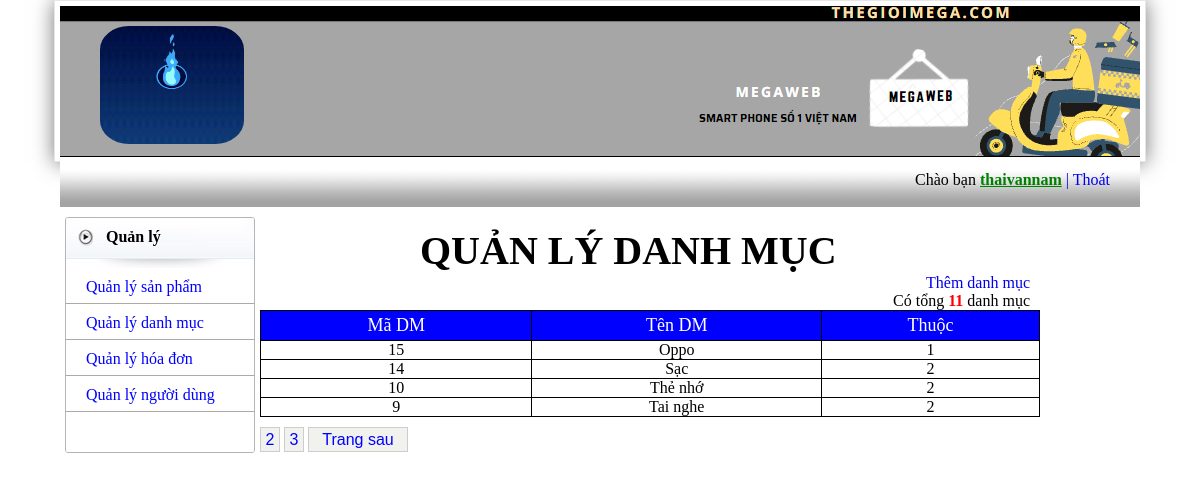
Page /admin/admin.php?admin=hienthidm (signed in) on the committed database.
### tables this page shows
CREATE TABLE `danhmuc` (
  `madm` int(11) NOT NULL,
  `tendm` varchar(50) NOT NULL,
  `dequi` int(11) NOT NULL
);

### admin/danhmuc.php (the view, shortened to what this page needs)
<!DOCTYPE html PUBLIC "-//W3C//DTD XHTML 1.0 Transitional//EN" "http://www.w3.org/TR/xhtml1/DTD/xhtml1-transitional.dtd">
<html xmlns="http://www.w3.org/1999/xhtml">
<head>
<link rel="stylesheet" href="css/hienthi_sp.css" />
</head>
<?php
		include ('../include/connect.php');
		$select = "select * from danhmuc";
		$query = mysqli_query($mysqli,$select);
		$dem = mysqli_num_rows($query);
?>
<div class="quanlysp">
	<h3>QUẢN LÝ DANH MỤC</h3>
<a href='?admin=themdm' >Thêm danh mục</a><br>
	<p>Có tổng <font color=red><b><?php echo $dem ?></b></font> danh mục</p>
</div>
<form action="" method="post" name="frmTest" onsubmit="if(CheckForm() == false) return false">
	<table align="center" border="0">
        <tr class="tieude_hienthi_sp">
        	<td>Mã DM</td>
           <td> Tên DM</td>
            <td>Thuộc </td>
        </tr>
		<?php
		if(!isset($_GET['page'])){
		$page = 1;
		} else {
		$page = $_GET['page'];
		}
		$max_results = 4;
		$from = (($page * $max_results) - $max_results);
		$sql = mysqli_query($mysqli,"SELECT * FROM danhmuc ORDER by madm DESC  LIMIT $from, $max_results");
    if($dem > 0)
        while ($bien = mysqli_fetch_array($sql))
        {
?>
<tr class='noidung_hienthi_sp'>
                <td class="masp_hienthi_sp"><?php  echo $bien['madm'] ?></td>
				<td class="sl_hienthi_sp"><?php echo $bien['tendm'] ?></td>
				<td class="sl_hienthi_sp"><?php echo $bien['dequi'] ?></td>
            </tr>
<?php
    }
    else echo "<tr><td colspan='6'>Không có sản phẩm trong CSDL</td></tr>";
?>
</table>
</form>
	<div id="phantrang_sp">
	<?php
			$result = mysqli_query($mysqli,"SELECT COUNT(*) as total FROM danhmuc");
			$row = mysqli_fetch_assoc($result);
			$total_results = $row['total'];
			$total_pages = ceil($total_results / $max_results);
			for($i = 1; $i <= $total_pages; $i++){
			if(($page) == $i){
				if($i>1) {
						echo "$i&nbsp;";  }
			} else {
			echo "<a href=\"".$_SERVER['PHP_SELF']."?admin=hienthidm&page=$i\"><button class='so'>$i</button></a>&nbsp;";
			}
			}
			if($page < $total_pages){
			$next = ($page + 1);
			echo "<a href=\"".$_SERVER['PHP_SELF']."?admin=hienthidm&page=$next\"><button class='trang'>Trang sau</button></a>";
			}
	?>
	</div>

### admin/css/admin1.css (style rules this page uses)
* { margin: 0; padding: 0; }
table { margin: 0; padding: 0; text-indent: 0; }
body { font-family: tahoma; }
a { text-decoration: none; }

### admin/css/hienthi_sp.css (style rules this page uses)
.quanlysp { padding: 10px 10px; }
.quanlysp h3 { font-size: 40px; padding-left: 150px; }
.quanlysp a { float: right; }
.quanlysp p { float: right; }
table { text-align: center; width: 780px; height: auto; border-collapse: collapse; }
tr td { border: 1px solid black; }
tr.tieude_hienthi_sp td { color: white; background: blue; height: 30px; font-size: 18px; }
#phantrang_sp { float: left; padding-top: 10px; }
a button { border: 1px solid #cdcdcd; font-size: 16px; height: 25px; cursor: pointer; color: blue; background: #f1f2ee; }
a button.trang { width: 100px; }
a button.so { width: 20px; }

### rows in the picture
danhmuc: madm "15", tendm "Oppo", dequi "1"
danhmuc: madm "14", tendm "Sạc", dequi "2"
danhmuc: madm "10", tendm "Thẻ nhớ", dequi "2"
danhmuc: madm "9", tendm "Tai nghe", dequi "2"

### other values in the picture
$_SESSION['username'] "thaivannam"
$dem "11"
